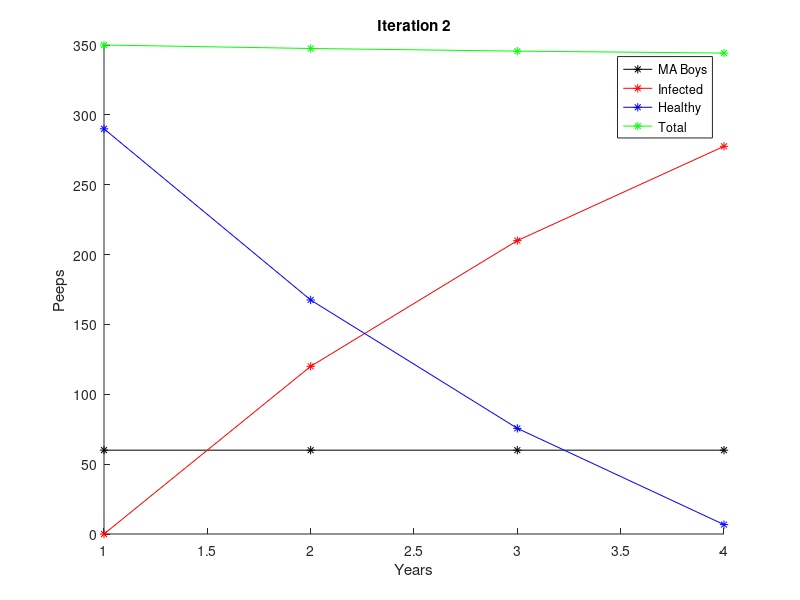

Recreate this plot in MATLAB.
% iteration2
% Four year period, but people graduate
% Meg McCauley and Meghan Tighe
% Linearity 2 - Decemeber 10, 2014

T = 4;  % Time period in years

% Stocks
ma_boys = zeros(T,1);
ma_boys(1) = 60;        % set the intital number of ma_boys
healthy = zeros(T,1);
healthy(1) = 290;       % set the intital number of healthy
infected = zeros(T,1);
infected(1) = 0;        % set the intital number of infected
total = zeros(T,1);

incoming_ma_boys = 15;
incoming_healthy = 70;


for t = 2 : T
    f = 2*ma_boys(t-1);  % function of newly infected each year
    
    % Graduating 1/4 of each stock
    grad_ma_boys = 1/4*ma_boys(t-1);
    grad_infect = 1/4*infected(t-1);
    grad_health = 1/4*healthy(t-1);
    
    % Updating numbers after graduation
    ma_boys(t) = ma_boys(t-1) - grad_ma_boys;
    infected(t) = infected(t-1) - grad_infect;
    healthy(t) = healthy(t-1) - grad_health;
    
    ma_boys(t) = ma_boys(t) + incoming_ma_boys;
    infected(t) = infected(t) + f;
    healthy(t) = healthy(t) - f + incoming_healthy;
    total = ma_boys + healthy + infected;
end

clf;
hold on;
plot(ma_boys, '*-k');
plot(infected, '*-r');
plot(healthy,'*-b');
plot(ma_boys + infected + healthy, '*-g')
legend('MA Boys','Infected', 'Healthy', 'Total');
xlabel('Years');
ylabel('Peeps');
title('Iteration 2');
